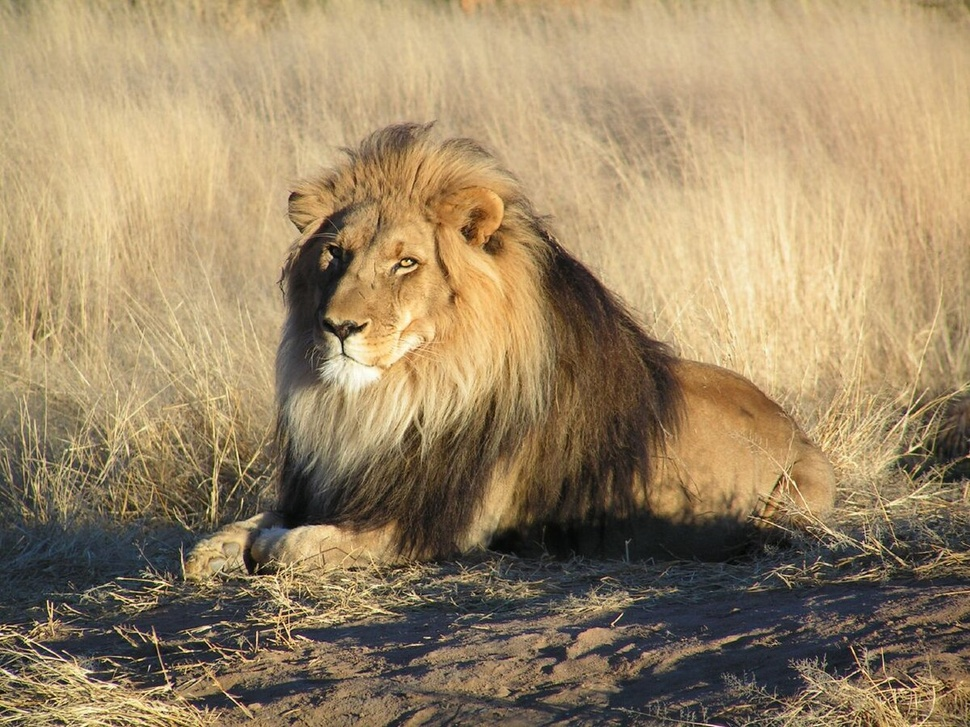
#> input picture Image_Thresholding_Techniques/aslan.jpg, 970 x 727 px, shrunk from 1200 x 900 before the run
$ jupyter execute Thresholding_Techniques.ipynb
#> lines starting #> are read from the running program, lines starting #| are printed output that depends on the picture; after the words box and inside, x2 and y2 are one past the last pixel; in counts of white or black regions, pixels touching at a corner belong together
[cell 1]
import cv2
import numpy as np
import matplotlib.pyplot as plt

[cell 2]
my_img = cv2.imread("./aslan.jpg",1)
#> my_img is the input picture: shape (727, 970, 3); mean B, G, R 102.3, 135.3, 156.2
my_img_2 = cv2.cvtColor(my_img,cv2.COLOR_BGR2GRAY)
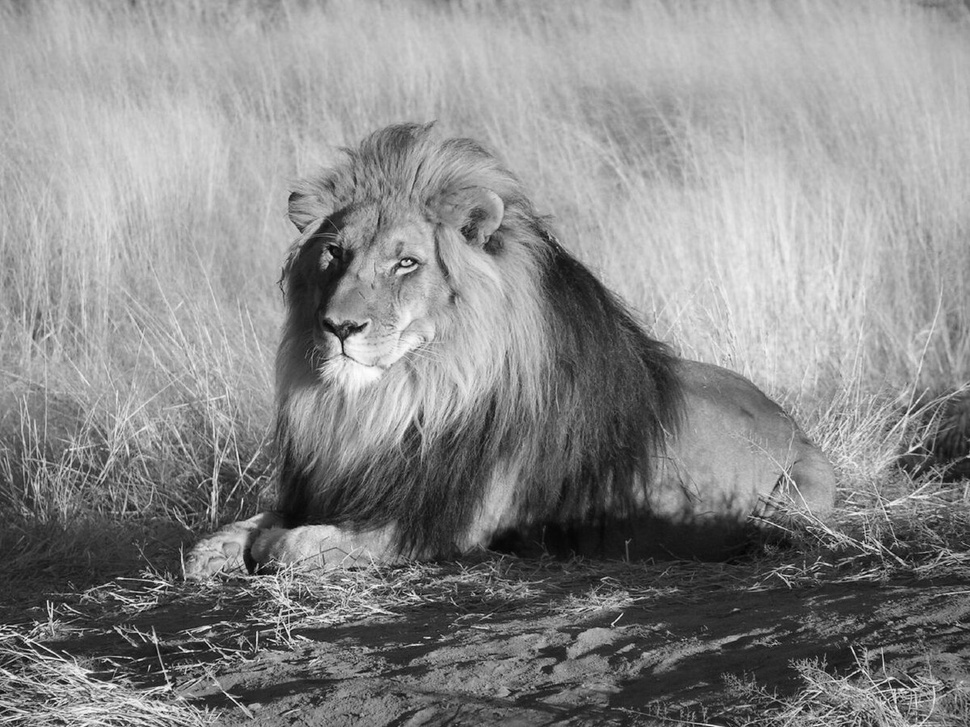
#> my_img_2: shape (727, 970); min 2, max 253, mean 137.8

[cell 3]
#EŞİKLEME (THRESHOLDING)
print(my_img.shape)
#| (727, 970, 3)
print(my_img_2.shape)
#| (727, 970)

[cell 4]
# thresholding işlemi, verilen eşik değerine göre o değerin altında kalan
# piksellerin sıfıra (siyah renge) ya da ters işlemde 255'e (beyaza)
# dönüştürmeye yarar.

_, my_binary_thresh_img = cv2.threshold(my_img_2, thresh=125, maxval=255,
                                        type=cv2.THRESH_BINARY)
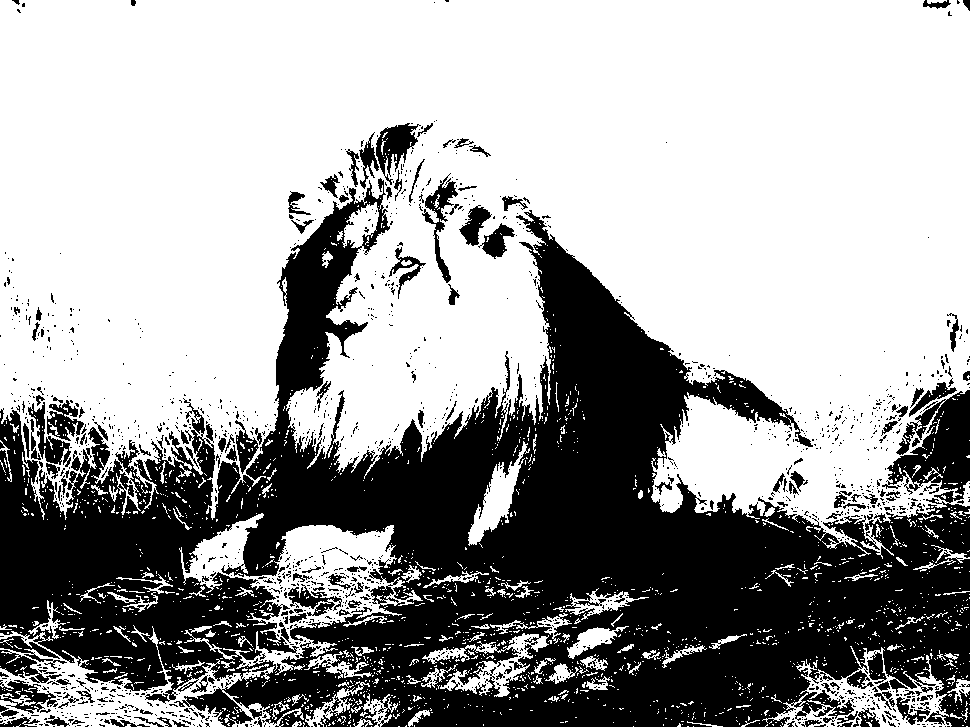
#> my_binary_thresh_img: shape (727, 970); 63.4% white; 1535 black regions (1379 under 20 px), largest, box (x1, y1, x2, y2) and area: (0, 178, 970, 727) 234420, (376, 123, 421, 185) 1209, (422, 173, 458, 283) 1019

[cell 5]
print(_)
#| 125.0

[cell 6]
plt.imshow(my_binary_thresh_img, cmap="gray")
plt.axis("off")

[cell 7]
fig = plt.figure(figsize=(10, 7))
rows = 1
columns = 2

fig.add_subplot(rows, columns, 1)
plt.imshow(my_img_2, cmap="gray")
plt.axis('off')

fig.add_subplot(rows, columns, 2)
plt.imshow(my_binary_thresh_img, cmap="gray")
plt.axis('off')
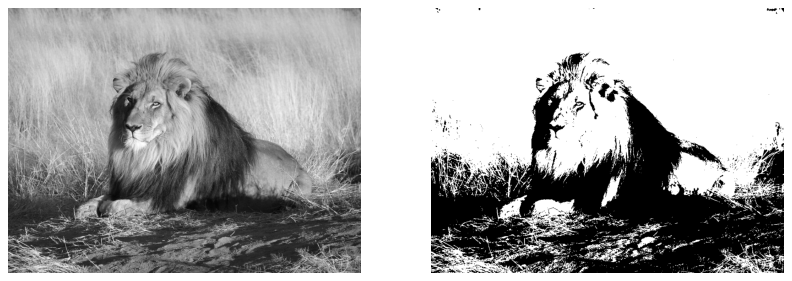
#> figure drawn by matplotlib, 2 panels

[cell 8]
_, my_binary_thresh_inv_img = cv2.threshold(my_img_2, thresh=125, maxval=255,
                                        type=cv2.THRESH_BINARY_INV)

[cell 9]
fig = plt.figure(figsize=(12, 7))
rows = 1
columns = 3

fig.add_subplot(rows, columns, 1)
plt.imshow(my_img_2, cmap="gray")
plt.axis('off')
plt.title("Original Image")

fig.add_subplot(rows, columns, 2)
plt.imshow(my_binary_thresh_img, cmap="gray")
plt.axis('off')
plt.title("BINARY THRESHOLDING Image")

fig.add_subplot(rows, columns, 3)
plt.imshow(my_binary_thresh_inv_img, cmap="gray")
plt.axis('off')
plt.title("BINARY INVERSE THRESHOLDING Image")
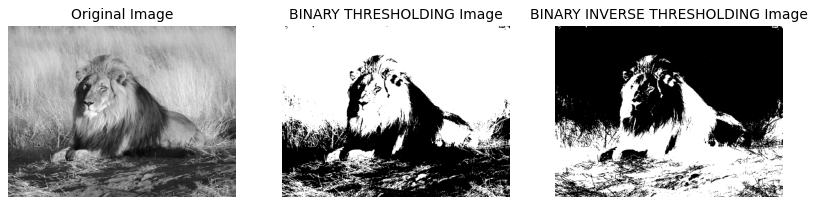
#> figure drawn by matplotlib, 3 panels

[cell 10]
# THRESH_TRUNC: Eşik değerinin üstündeki pikseller eşik değerine kesilir (eşitlenir),
# altındaki pikseller aynı kalır.

_, my_binary_thresh_trunc_img = cv2.threshold(my_img_2, thresh=125, maxval=255,
                                        type=cv2.THRESH_TRUNC)
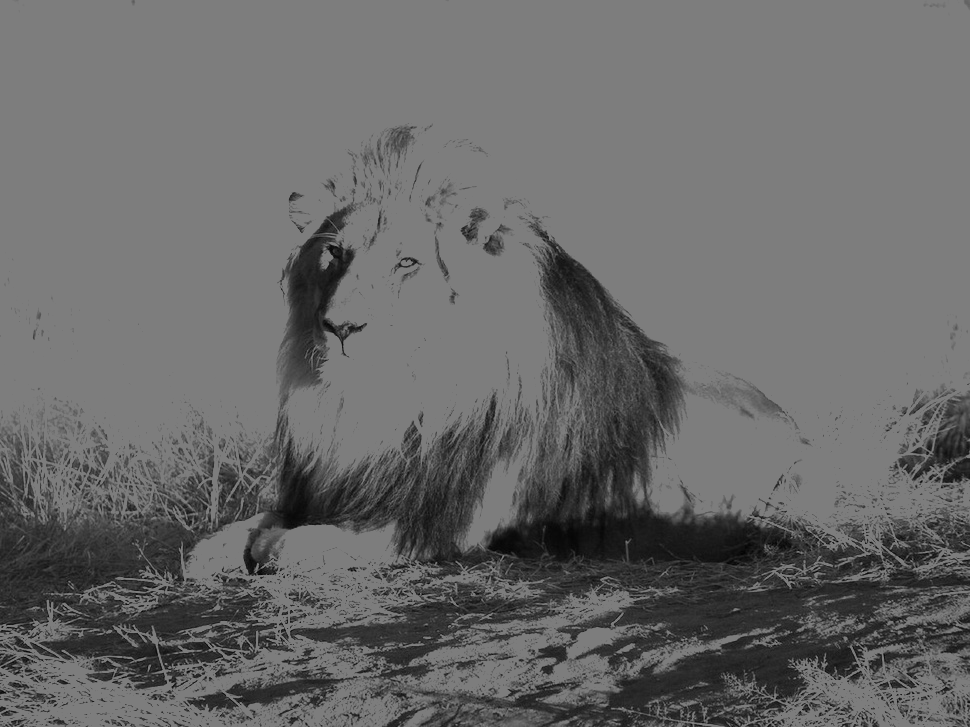
#> my_binary_thresh_trunc_img: shape (727, 970); min 2, max 125, mean 104.6

[cell 11]
fig = plt.figure(figsize=(8, 5))
rows = 2
columns = 2

fig.add_subplot(rows, columns, 1)
plt.imshow(my_img_2, cmap="gray")
plt.axis('off')
plt.title("Original Image")

fig.add_subplot(rows, columns, 2)
plt.imshow(my_binary_thresh_img, cmap="gray")
plt.axis('off')
plt.title("BINARY THRESHOLDING Image")

fig.add_subplot(rows, columns, 3)
plt.imshow(my_binary_thresh_inv_img, cmap="gray")
plt.axis('off')
plt.title("BINARY INVERSE THRESHOLDING Image")

fig.add_subplot(rows, columns, 4)
plt.imshow(my_binary_thresh_trunc_img, cmap="gray")
plt.axis('off')
plt.title("TRUNC THRESHOLDING Image")

[cell 12]
# TOZERO : Eşik değerinin altındaki pikseller 0 olur, üstündeki pikseller aynı kalır.

_, my_binary_thresh_tozero_img = cv2.threshold(my_img_2, thresh=125, maxval=255,
                                        type=cv2.THRESH_TOZERO)
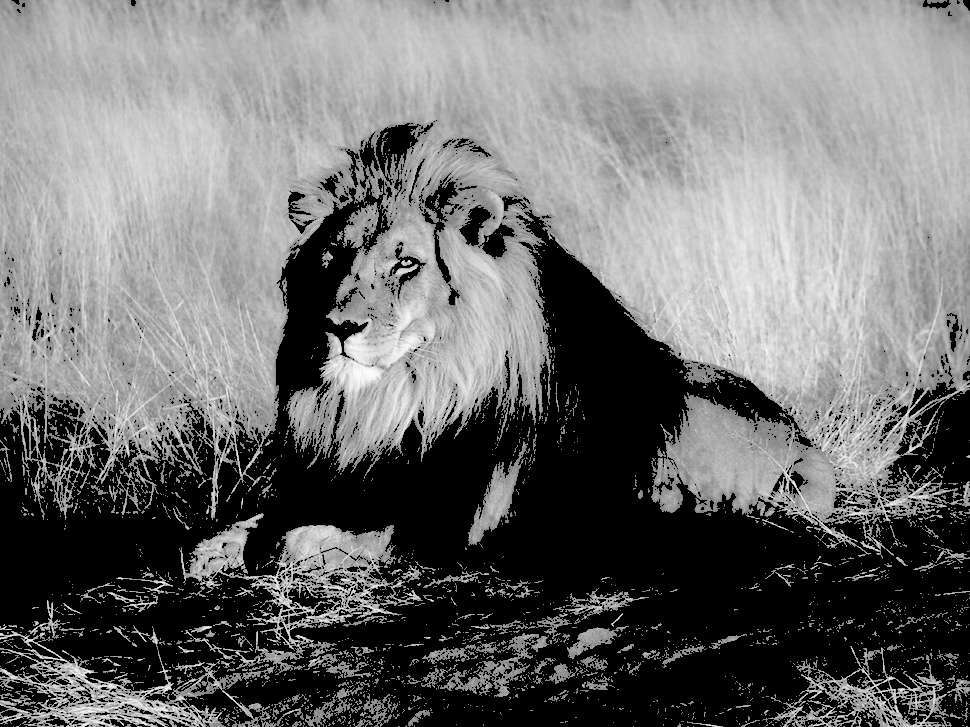
#> my_binary_thresh_tozero_img: shape (727, 970); min 0, max 253, mean 112.4

[cell 13]
# TOZERO : Eşik değerinin altındaki pikseller 255 olur, üstündeki pikseller aynı kalır.
_, my_binary_thresh_tozero_inv_img = cv2.threshold(my_img_2, thresh=125, maxval=255,
                                        type=cv2.THRESH_TOZERO_INV)
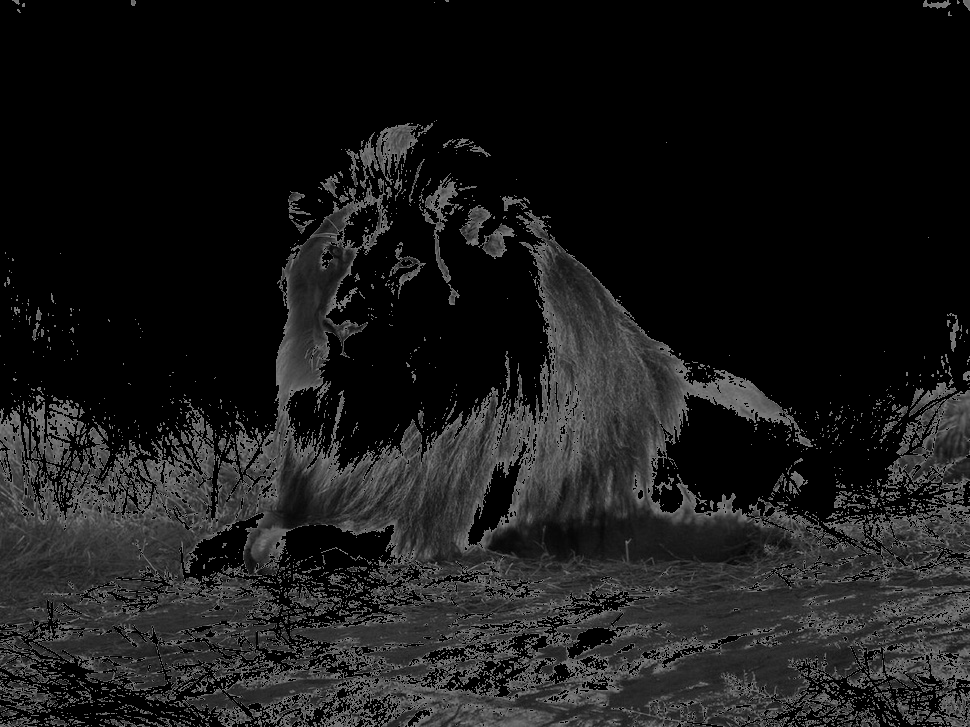
#> my_binary_thresh_tozero_inv_img: shape (727, 970); min 0, max 125, mean 25.4

[cell 14]
fig = plt.figure(figsize=(8, 5))
rows = 3
columns = 2

fig.add_subplot(rows, columns, 1)
plt.imshow(my_img_2, cmap="gray")
plt.axis('off')
plt.title("Original Image")

fig.add_subplot(rows, columns, 2)
plt.imshow(my_binary_thresh_img, cmap="gray")
plt.axis('off')
plt.title("BINARY THRESHOLDING Image")

fig.add_subplot(rows, columns, 3)
plt.imshow(my_binary_thresh_inv_img, cmap="gray")
plt.axis('off')
plt.title("BINARY INVERSE THRESHOLDING Image")

fig.add_subplot(rows, columns, 4)
plt.imshow(my_binary_thresh_trunc_img, cmap="gray")
plt.axis('off')
plt.title("TRUNC THRESHOLDING Image")

fig.add_subplot(rows, columns, 5)
plt.imshow(my_binary_thresh_tozero_img, cmap="gray")
plt.axis('off')
plt.title("TOZERO THRESHOLDING Image")

fig.add_subplot(rows, columns, 6)
plt.imshow(my_binary_thresh_tozero_inv_img, cmap="gray")
plt.axis('off')
plt.title("TOZERO INV THRESHOLDING Image")

[cell 15]
cv2.imwrite("./original_img.png",my_img)
#> Out = True

[cell 16]
cv2.imwrite("./original_img_to_gray.png",my_img_2)
#> Out = True

[cell 17]
cv2.imwrite("./binary_thresholding_img.png",my_binary_thresh_img)
#> Out = True

[cell 18]
cv2.imwrite("./binary_inverse_thresholding_img.png",my_binary_thresh_inv_img)
#> Out = True

[cell 19]
cv2.imwrite("./original_img.png",my_img)
cv2.imwrite("./original_img_to_gray.png",my_img_2)
cv2.imwrite("./binary_thresholding_img.png",my_binary_thresh_img)
cv2.imwrite("./binary_inverse_thresholding_img.png",my_binary_thresh_inv_img)
#> Out = True

[cell 20]
cv2.imwrite("./tozero_thresholding_img.png",my_binary_thresh_tozero_img)
cv2.imwrite("./tozero_inverse_thresholding_img.png",my_binary_thresh_tozero_inv_img)
cv2.imwrite("./truc_thresholding_img.png",my_binary_thresh_trunc_img)
#> Out = True
